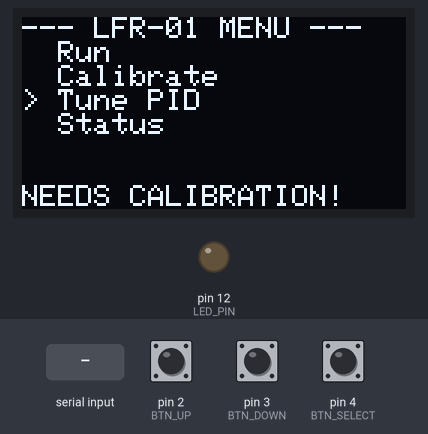
This sketch was run on a simulated Arduino Nano, built with avr-gcc and run on an emulated ATmega328P. Parts: 128×64 one-colour display, output pins drawn as LEDs (lit = HIGH). The inputs (shaded band) are chosen by the test bench; at power-on: pin 3 (BTN_DOWN) LOW, pin 2 (BTN_UP) HIGH, pin 4 (BTN_SELECT) LOW. What the sketch prints to the serial monitor is not drawn.

Above: at 0.53 s.
1.3 s: pin 3 (BTN_DOWN) pulled HIGH for 0.15 s
At 1.73 s:
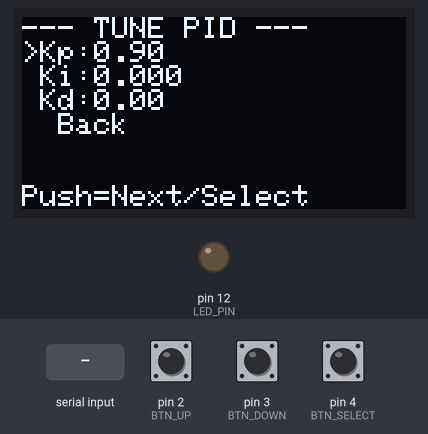
2.0 s: pin 3 (BTN_DOWN) pulled HIGH for 3.2 s
At 2.53 s:
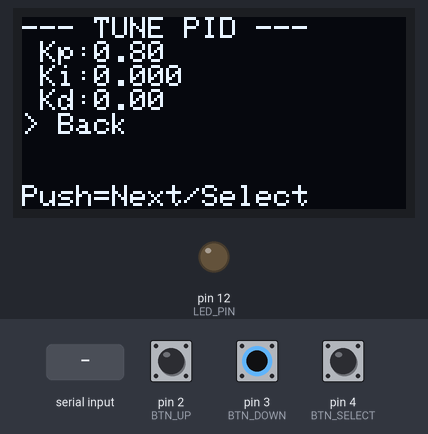
6.7 s: "led=1\n" received over Serial
At 7.7 s:
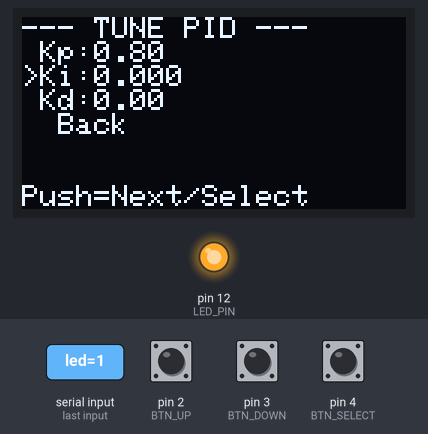
8.2 s: pin 2 (BTN_UP) pulled LOW for 3.2 s
At 8.33 s:
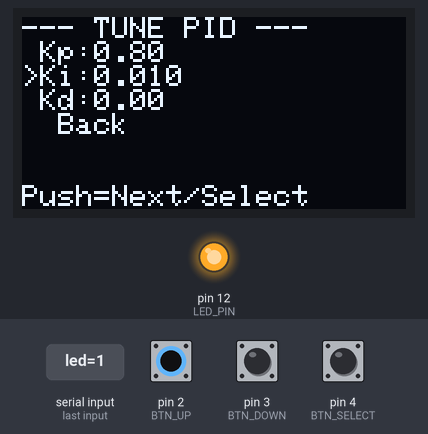
12.0 s: pin 3 (BTN_DOWN) pulled HIGH for 1 s
At 12.33 s:
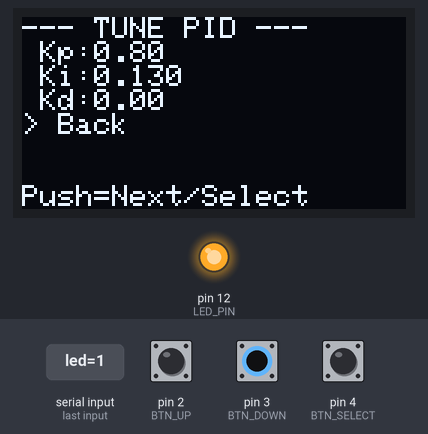
13.6 s: pin 3 (BTN_DOWN) pulled HIGH for 0.15 s
At 14.1 s:
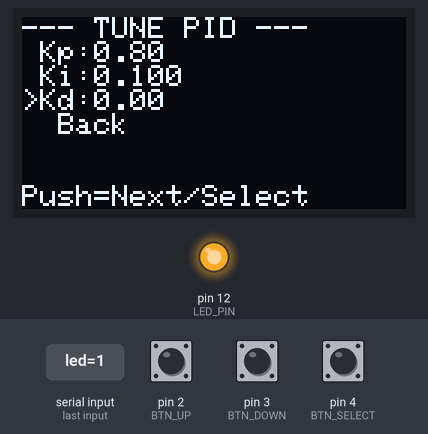
Timing chart, 0 to 16.2 s (numbered marks = the images above; inputs shaded):
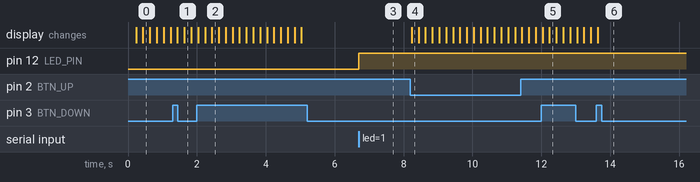

The sketch:

F1hybrid.ino
```cpp
/*
 * =================================================================================
 * Project: Advanced Line Follower Robot - v0.7 HYBRID CONTROL
 * Description: Controller sketch with a full graphical OLED UI AND a two-way
 * serial command interface for a web-based dashboard.
 * Platform: Arduino Nano (ATmega328P)
 * Author: Lian Mollick
 * Project: NEAL
 * --- SERIAL COMMAND PROTOCOL ---
 * Commands FROM Web App to Arduino:
 * - "p=[value]" -> e.g., "p=1.50"
 * - "i=[value]" -> e.g., "i=0.25"
 * - "d=[value]" -> e.g., "d=0.80"
 * - "led=[0 or 1]" -> e.g., "led=1"
 * - "speed=[1, 2, or 3]" -> e.g., "speed=2"
 * - "run=[0 or 1]" -> e.g., "run=1"
 *
 * Messages FROM Arduino to Web App:
 * - "UPDATE,p,[value]"
 * - "UPDATE,i,[value]"
 * - "UPDATE,d,[value]"
 * - "UPDATE,led,[0 or 1]"
 * - "UPDATE,speed,[1, 2, or 3]"
 * =================================================================================
 */

// --- LIBRARIES ---
#include <EEPROM.h>
#include <Wire.h>
#include <Adafruit_GFX.h>
#include <Adafruit_SSD1306.h>

// --- PIN DEFINITIONS ---
#define ENA 5
#define IN1 7
#define IN2 8
#define ENB 6
#define IN3 9
#define IN4 10
const int SENSOR_PINS[8] = {A0, A1, A2, A3, A4, A5, A6, A7};
#define NUM_SENSORS 8
#define BTN_UP 2
#define BTN_DOWN 3
#define BTN_SELECT 4
#define LED_PIN 12

// --- DISPLAY & UI ---
#define SCREEN_WIDTH 128
#define SCREEN_HEIGHT 64
#define OLED_RESET -1
Adafruit_SSD1306 display(SCREEN_WIDTH, SCREEN_HEIGHT, &Wire, OLED_RESET);

static const unsigned char PROGMEM robot_bitmap[] =
{ B00000000, B00000000, B00000000, B00000000, B00000000, B00000000,
  B00000000, B01111111, B11111111, B11111111, B11111110, B00000000,
  B00000001, B10000000, B00000000, B00000000, B00000011, B00000000,
  B00000011, B00000000, B00000000, B00000000, B00000110, B00000000,
  B00000111, B11111111, B11111111, B11111111, B11111110, B00000000,
  B00000110, B00011000, B00111100, B00111100, B01100110, B00000000,
  B00000110, B00111100, B01111110, B01111110, B01110110, B00000000,
  B00000011, B00111100, B01111110, B01111110, B01111111, B00000000,
  B00000001, B11111111, B11111111, B11111111, B11111111, B10000000,
  B00000000, B01111111, B11111111, B11111111, B11111110, B00000000,
  B00000000, B00000000, B00000000, B00000000, B00000000, B00000000
};

// --- GLOBAL STATE & CONTROL VARIABLES ---
enum SystemState { STATE_MENU, STATE_CALIBRATING, STATE_RUNNING, STATE_TUNING_PID, STATE_SHOW_STATUS };
struct PIDGains { float Kp = 1.0; float Ki = 0.0; float Kd = 0.0; };

SystemState currentSystemState = STATE_MENU;
PIDGains pidGains;
bool isCalibrated = false;
int baseSpeed = 200; // Corresponds to speed level 3
bool headlightOn = false;
float lastError = 0;
float integral = 0;
String inputString = "";
bool stringComplete = false;
int menuSelection = 0;
const int MAIN_MENU_ITEMS = 4;
int tuningSelection = 0;
const int TUNE_MENU_ITEMS = 4;
unsigned long lastInputTime = 0;
const int DEBOUNCE_DELAY = 200;

// --- CORE FUNCTIONS ---
void setup() {
    Serial.begin(115200);
    inputString.reserve(50);
    initButtons();
    initMotors();
    initDisplay();
    pinMode(LED_PIN, OUTPUT);
    digitalWrite(LED_PIN, LOW);
    loadSettings();
    updateDisplay();
}

void loop() {
    handleSerialCommands();
    handleButtonInput();

    if (currentSystemState == STATE_RUNNING) {
        followLine();
        static unsigned long lastDisplayUpdateTime = 0;
        if (millis() - lastDisplayUpdateTime > 100) {
            updateDisplay();
            lastDisplayUpdateTime = millis();
        }
    } else if (currentSystemState == STATE_CALIBRATING) {
        runCalibrationRoutine();
    }
}

// --- SERIAL COMMUNICATION ---
void serialEvent() {
    while (Serial.available()) {
        char inChar = (char)Serial.read();
        if (inChar == '\n') {
            stringComplete = true;
        } else {
            inputString += inChar;
        }
    }
}

void handleSerialCommands() {
    if (stringComplete) {
        inputString.trim();
        int separator = inputString.indexOf('=');
        if (separator != -1) {
            String key = inputString.substring(0, separator);
            String valueStr = inputString.substring(separator + 1);
            float value = valueStr.toFloat();

            if (key.equalsIgnoreCase("p")) pidGains.Kp = value;
            else if (key.equalsIgnoreCase("i")) pidGains.Ki = value;
            else if (key.equalsIgnoreCase("d")) pidGains.Kd = value;
            else if (key.equalsIgnoreCase("led")) {
                headlightOn = (value == 1);
                digitalWrite(LED_PIN, headlightOn);
            }
            else if (key.equalsIgnoreCase("speed")) {
                if (value == 1) baseSpeed = 100;
                else if (value == 2) baseSpeed = 150;
                else baseSpeed = 200;
            }
            else if (key.equalsIgnoreCase("run")) {
                if(value == 1 && isCalibrated) currentSystemState = STATE_RUNNING;
                else {
                    currentSystemState = STATE_MENU;
                    stopMotors();
                }
            }
            updateDisplay(); // Update OLED after receiving a command
        }
        inputString = "";
        stringComplete = false;
    }
}


// --- UI & INPUT HANDLING ---
void processUpAction() {
    if (currentSystemState == STATE_MENU) {
        menuSelection = (menuSelection > 0) ? menuSelection - 1 : MAIN_MENU_ITEMS - 1;
    } else if (currentSystemState == STATE_TUNING_PID) {
        if (tuningSelection < TUNE_MENU_ITEMS - 1) {
            if (tuningSelection == 0) { pidGains.Kp += 0.1; Serial.print("UPDATE,p,"); Serial.println(pidGains.Kp, 2); }
            if (tuningSelection == 1) { pidGains.Ki += 0.01; Serial.print("UPDATE,i,"); Serial.println(pidGains.Ki, 2); }
            if (tuningSelection == 2) { pidGains.Kd += 0.2; Serial.print("UPDATE,d,"); Serial.println(pidGains.Kd, 2); }
        }
    }
}

void processDownAction() {
    if (currentSystemState == STATE_MENU) {
        menuSelection = (menuSelection < MAIN_MENU_ITEMS - 1) ? menuSelection + 1 : 0;
    } else if (currentSystemState == STATE_TUNING_PID) {
        if (tuningSelection < TUNE_MENU_ITEMS - 1) {
            if (tuningSelection == 0) { pidGains.Kp -= 0.1; if(pidGains.Kp<0) pidGains.Kp=0; Serial.print("UPDATE,p,"); Serial.println(pidGains.Kp, 2); }
            if (tuningSelection == 1) { pidGains.Ki -= 0.01; if(pidGains.Ki<0) pidGains.Ki=0; Serial.print("UPDATE,i,"); Serial.println(pidGains.Ki, 2); }
            if (tuningSelection == 2) { pidGains.Kd -= 0.2; if(pidGains.Kd<0) pidGains.Kd=0; Serial.print("UPDATE,d,"); Serial.println(pidGains.Kd, 2); }
        }
    }
}
void processSelectAction() {
    if (currentSystemState == STATE_MENU) {
        if (menuSelection == 0 && isCalibrated) currentSystemState = STATE_RUNNING;
        else if (menuSelection == 1) currentSystemState = STATE_CALIBRATING;
        else if (menuSelection == 2) currentSystemState = STATE_TUNING_PID;
        else if (menuSelection == 3) currentSystemState = STATE_SHOW_STATUS;
    } else if (currentSystemState == STATE_TUNING_PID) {
        if (tuningSelection == TUNE_MENU_ITEMS - 1) {
            saveSettings();
            currentSystemState = STATE_MENU;
            tuningSelection = 0;
        } else {
            tuningSelection++;
        }
    } else if (currentSystemState == STATE_RUNNING || currentSystemState == STATE_SHOW_STATUS) {
        stopMotors();
        saveSettings();
        currentSystemState = STATE_MENU;
    }
}

void handleButtonInput() {
    if (currentSystemState == STATE_CALIBRATING) return; // Ignore buttons during calibration sequence
    if (millis() - lastInputTime < DEBOUNCE_DELAY) return;

    bool updateNeeded = false;
    if (digitalRead(BTN_UP) == LOW) { processUpAction(); updateNeeded = true; }
    else if (digitalRead(BTN_DOWN) == LOW) { processDownAction(); updateNeeded = true; }
    else if (digitalRead(BTN_SELECT) == LOW) { processSelectAction(); updateNeeded = true; }

    if (updateNeeded) {
        lastInputTime = millis();
        updateDisplay();
    }
}

void updateDisplay() {
    display.clearDisplay();
    display.setCursor(0, 0);

    switch (currentSystemState) {
        case STATE_MENU:
            display.println(F("--- LFR-01 MENU ---"));
            display.println(menuSelection == 0 ? F("> Run") : F("  Run"));
            display.println(menuSelection == 1 ? F("> Calibrate") : F("  Calibrate"));
            display.println(menuSelection == 2 ? F("> Tune PID") : F("  Tune PID"));
            display.println(menuSelection == 3 ? F("> Status") : F("  Status"));
            if (!isCalibrated) { display.setCursor(0, 56); display.print(F("NEEDS CALIBRATION!")); }
            break;

        case STATE_TUNING_PID:
            display.println(F("--- TUNE PID ---"));
            display.print(tuningSelection == 0 ? F(">Kp:") : F(" Kp:")); display.println(pidGains.Kp, 2);
            display.print(tuningSelection == 1 ? F(">Ki:") : F(" Ki:")); display.println(pidGains.Ki, 3);
            display.print(tuningSelection == 2 ? F(">Kd:") : F(" Kd:")); display.println(pidGains.Kd, 2);
            display.println(tuningSelection == 3 ? F("> Back") : F("  Back"));
            display.setCursor(0, 56); display.print(F("Push=Next/Select"));
            break;

        case STATE_SHOW_STATUS:
             display.println(F("--- SYSTEM STATUS ---"));
             display.print(F("Calibrated: ")); display.println(isCalibrated ? F("Yes") : F("No"));
             display.println(F("--- PID Gains ---"));
             display.print(F(" P:")); display.println(pidGains.Kp, 2);
             display.print(F(" I:")); display.println(pidGains.Ki, 3);
             display.print(F(" D:")); display.println(pidGains.Kd, 2);
             display.setCursor(0, 56); display.print(F("Press Select to return"));
            break;

        case STATE_RUNNING: {
            int sensorValues[NUM_SENSORS]; readSensors(sensorValues);
            float error = calculateError(sensorValues);
            display.drawBitmap(40, 8, robot_bitmap, 48, 48, SSD1306_WHITE);
            display.drawFastVLine(94, 0, 64, SSD1306_WHITE);
            display.setCursor(100, 5); display.print(F("P:")); display.println(pidGains.Kp,1);
            display.setCursor(100, 25); display.print(F("I:")); display.println(pidGains.Ki,2);
            display.setCursor(100, 45); display.print(F("D:")); display.println(pidGains.Kd,1);
            display.setCursor(0,0); display.println(F(" Error"));
            int barHeight = map(abs(error), 0, 3500, 0, 50);
            barHeight = constrain(barHeight, 0, 50);
            display.drawRect(10, 10, 15, 52, SSD1306_WHITE);
            if (error > 0) { display.fillRect(11, 36, 13, barHeight, SSD1306_WHITE); }
            else { display.fillRect(11, 36 - barHeight, 13, barHeight, SSD1306_WHITE); }
            display.drawFastHLine(10, 36, 15, SSD1306_WHITE);
            break;
        }
        case STATE_CALIBRATING: break;
    }
    display.display();
}


// --- Remaining functions (initMotors, initButtons, initDisplay, followLine, PID, calibration, etc.) are identical to v0.6 ---
// --- They are included here for completeness ---

void initMotors() { /* ... Same as before ... */ }
void initButtons() { /* ... Same as before ... */ }
void initDisplay() { /* ... Same as before ... */ }
void followLine() { /* ... Same as before ... */ }
float runPID(float error) { /* ... Same as before ... */ }
void runCalibrationRoutine() { /* ... Same as before ... */ }
void readSensors(int sensorValues[NUM_SENSORS]) { /* ... Same as before ... */ }
float calculateError(int sensorValues[NUM_SENSORS]) { /* ... Same as before ... */ }
void setMotorSpeeds(int leftSpeed, int rightSpeed) { /* ... Same as before ... */ }
void stopMotors() { /* ... Same as before ... */ }
void saveSettings() { /* ... Same as before ... */ }
void loadSettings() { /* ... Same as before ... */ }
```

Measured:
- after the input at 1.3 s, the display: first changes after 0.14 s (image 1 shows a later state)
- after the input at 6.7 s, pin 12 (LED_PIN): LOW → HIGH at once
- after the input at 8.2 s, the display: changes at once (image 4)
